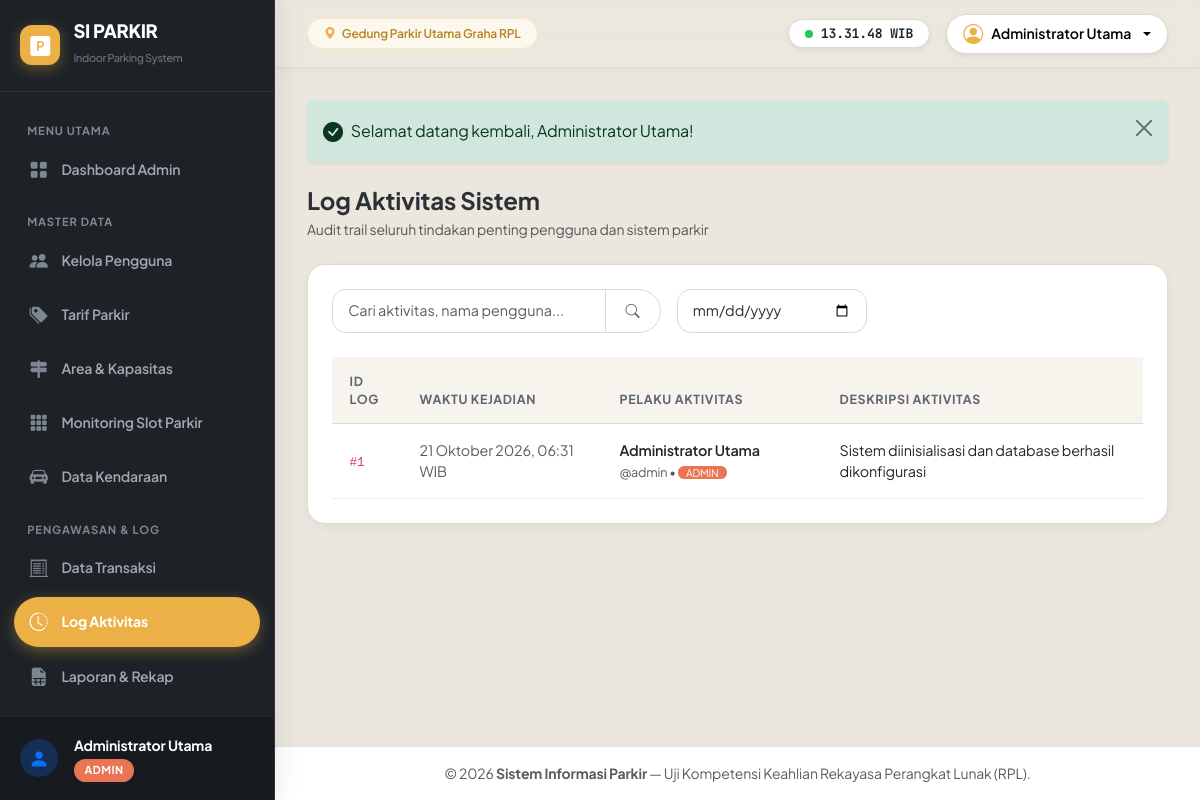
The app's page /admin/log/index.php (signed in) with its own data.
### tables this page shows
CREATE TABLE `tb_log_aktivitas` (
  `id_log` INT AUTO_INCREMENT PRIMARY KEY,
  `id_user` INT NOT NULL,
  `aktivitas` VARCHAR(255) NOT NULL,
  `waktu_aktivitas` DATETIME NOT NULL DEFAULT CURRENT_TIMESTAMP,
  INDEX `idx_log_user` (`id_user`),
  INDEX `idx_log_waktu` (`waktu_aktivitas`),
  CONSTRAINT `fk_log_user` FOREIGN KEY (`id_user`) 
    REFERENCES `tb_user` (`id_user`) ON UPDATE CASCADE ON DELETE RESTRICT
);

CREATE TABLE `tb_user` (
  `id_user` INT AUTO_INCREMENT PRIMARY KEY,
  `nama_lengkap` VARCHAR(50) NOT NULL,
  `username` VARCHAR(50) NOT NULL UNIQUE,
  `password` VARCHAR(255) NOT NULL,
  `role` ENUM('admin','petugas','owner') NOT NULL,
  `status_aktif` TINYINT(1) NOT NULL DEFAULT 1,
  INDEX `idx_username` (`username`),
  INDEX `idx_role` (`role`)
);

### admin/log/index.php (the view, shortened to what this page needs)
<?php
require_once __DIR__ . '/../../includes/header.php';
$pdo = getDBConnection();
$search = trim($_GET['search'] ?? '');
$filterTgl = trim($_GET['tgl'] ?? '');
$page = max(1, (int)($_GET['page'] ?? 1));
$limit = 15;
$offset = ($page - 1) * $limit;
$params = [];
$whereClauses = [];
$whereSQL = !empty($whereClauses) ? "WHERE " . implode(" AND ", $whereClauses) : "";
$query = "
    SELECT l.*, u.nama_lengkap, u.username, u.role
    FROM tb_log_aktivitas l
    JOIN tb_user u ON l.id_user = u.id_user
    $whereSQL
    ORDER BY l.id_log DESC
    LIMIT $limit OFFSET $offset
";
$stmtLog = $pdo->prepare($query);
$stmtLog->execute($params);
$logList = $stmtLog->fetchAll();
?>
<div class="d-flex justify-content-between align-items-center mb-4">
    <div>
        <h4 class="fw-bold mb-1">Log Aktivitas Sistem</h4>
        <p class="text-muted small mb-0">Audit trail seluruh tindakan penting pengguna dan sistem parkir</p>
    </div>
</div>
<div class="card-custom p-4">
    <form method="GET" action="" class="row g-3 mb-4">
        <div class="col-12 col-md-5">
            <div class="input-group">
                <input type="text" name="search" class="form-control" placeholder="Cari aktivitas, nama pengguna..." value="<?= htmlspecialchars($search) ?>">
                <button class="btn btn-outline-secondary" type="submit"><i class="bi bi-search"></i></button>
            </div>
        </div>
        <div class="col-12 col-md-3">
            <input type="date" name="tgl" class="form-control" value="<?= htmlspecialchars($filterTgl) ?>" onchange="this.form.submit()">
        </div>
        <div class="col-12 col-md-4 text-md-end">
        </div>
    </form>
    <div class="table-responsive">
        <table class="table table-custom table-hover mb-0">
            <thead>
                <tr>
                    <th style="width: 70px;">ID Log</th>
                    <th style="width: 200px;">Waktu Kejadian</th>
                    <th style="width: 220px;">Pelaku Aktivitas</th>
                    <th>Deskripsi Aktivitas</th>
                </tr>
            </thead>
            <tbody>
                <?php if (empty($logList)): ?>
                    <tr>
                        <td colspan="4" class="text-center text-muted py-4">Tidak ada log aktivitas yang cocok dengan filter.</td>
                    </tr>
                <?php else: ?>
                    <?php foreach ($logList as $l): ?>
                        <tr>
                            <td><code>#<?= $l['id_log'] ?></code></td>
                            <td class="small text-muted"><?= formatTanggalIndo($l['waktu_aktivitas']) ?></td>
                            <td>
                                <div class="fw-semibold text-dark"><?= htmlspecialchars($l['nama_lengkap']) ?></div>
                                <small class="text-muted">@<?= htmlspecialchars($l['username']) ?> &bull; <span class="badge-role-<?= $l['role'] ?> px-2 py-0 rounded text-uppercase" style="font-size:0.65rem;"><?= $l['role'] ?></span></small>
                            </td>
                            <td>
                                <span class="text-dark"><?= htmlspecialchars($l['aktivitas']) ?></span>
                            </td>
                        </tr>
                    <?php endforeach; ?>
                <?php endif; ?>
            </tbody>
        </table>
    </div>
</div>
<?php require_once __DIR__ . '/../../includes/footer.php'; ?>

### assets/css/style.css (style rules this page uses)
:root { --primary-color: #ebb146; --primary-hover: #d39b33; --primary-subtle: #fdf8ed; --primary-dark: #b88220; --sidebar-bg: #1e2227; --sidebar-hover: #2a3037; --sidebar-active: #ebb146; --body-bg: #ece7de; --card-bg: #ffffff; --card-border: #ded8ce; --card-alt: #f7f4ee; --text-main: #2b3036; --text-secondary: #5e6670; --text-muted: #8c939b; --accent-coral: #eb7454; --accent-emerald: #15803d; --accent-dark: #111827; --radius-sm: 8px; --radius-md: 14px; --radius-lg: 18px; --radius-pill: 999px; }
body { font-family: 'Plus Jakarta Sans', -apple-system, BlinkMacSystemFont, "Segoe UI", Roboto, sans-serif; background-color: var(--body-bg); color: var(--text-main); overflow-x: hidden; min-height: 100vh; -webkit-font-smoothing: antialiased; -moz-osx-font-smoothing: grayscale; letter-spacing: -0.01em; }
.badge-role-admin { background-color: var(--accent-coral); color: #ffffff; }
.card-custom { background-color: var(--card-bg); border-radius: var(--radius-lg); border: 1px solid var(--card-border); box-shadow: 0 2px 8px rgba(0, 0, 0, 0.03), 0 8px 24px rgba(0, 0, 0, 0.02); transition: transform 0.2s cubic-bezier(0.16, 1, 0.3, 1), box-shadow 0.2s cubic-bezier(0.16, 1, 0.3, 1); overflow: hidden; }
.btn { border-radius: var(--radius-pill); font-weight: 600; font-size: 0.88rem; padding: 0.55rem 1.25rem; transition: all 0.2s cubic-bezier(0.16, 1, 0.3, 1); }
.btn-outline-secondary { border: 1.5px solid var(--card-border) !important; color: var(--text-secondary) !important; background-color: #ffffff !important; }
.table-custom { vertical-align: middle; }
.table-custom thead th { background-color: var(--card-alt); color: var(--text-secondary); font-weight: 700; font-size: 0.78rem; text-transform: uppercase; letter-spacing: 0.05em; border-bottom: 1px solid var(--card-border); padding: 0.9rem 1.1rem; }
.table-custom tbody td { padding: 0.95rem 1.1rem; color: var(--text-main); font-size: 0.9rem; border-bottom: 1px solid #f1ece5; }
.form-control, .form-select { border: 1.5px solid var(--card-border); padding: 0.65rem 0.95rem; font-size: 0.9rem; border-radius: var(--radius-md); background-color: #ffffff; color: var(--text-main); transition: all 0.15s; }

### records on screen
tb_log_aktivitas: id_log "1", waktu_aktivitas "21 Oktober 2026, 06:31 WIB", id_user.nama_lengkap "Administrator Utama", id_user.username "admin", id_user.role "ADMIN", aktivitas "Sistem diinisialisasi dan database berhasil dikonfigurasi"

### other values on screen
$userNama "Administrator Utama"
$userRole "ADMIN"
APP_LOCATION "Gedung Parkir Utama Graha RPL"
$user['nama_lengkap'] "Administrator Utama"
$text "Selamat datang kembali, Administrator Utama!"
APP_NAME "Sistem Informasi Parkir"
